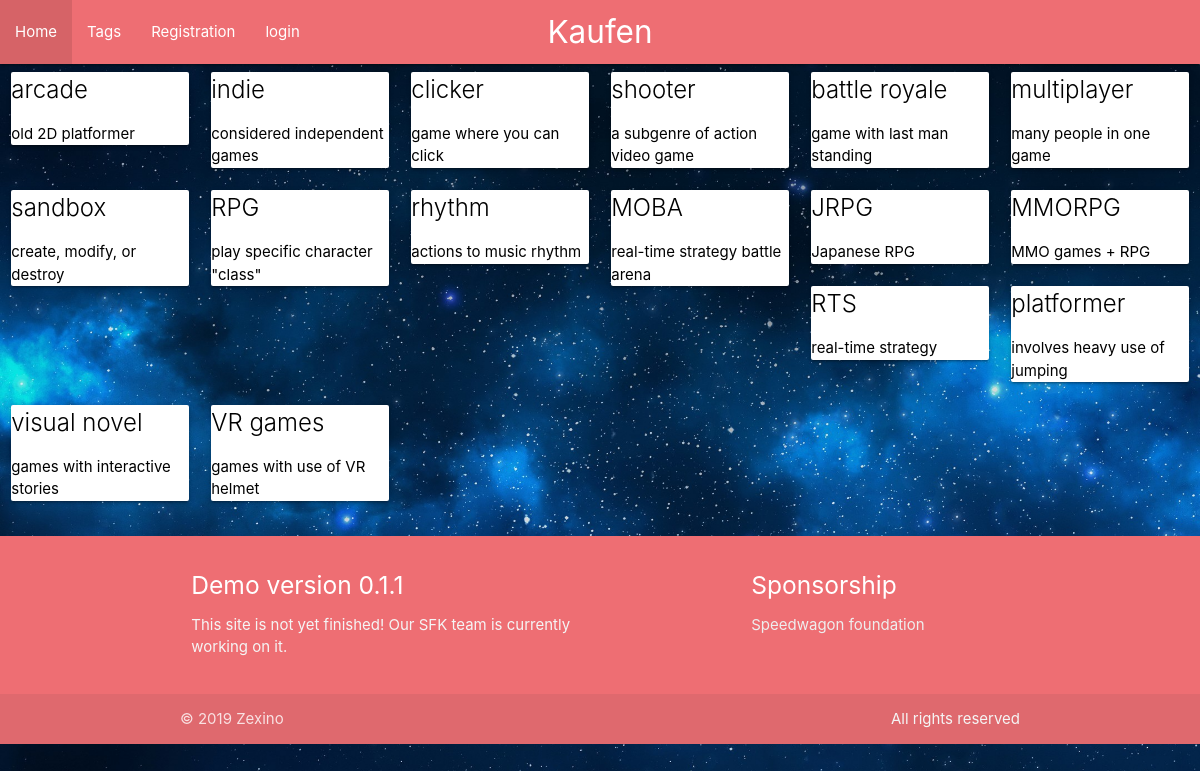
Page /categories/ on the committed database.
### Store/models.py (models this page shows, shortened)
class Categories(models.Model):
    category_name = models.CharField(max_length = 51, null = False)
    category_summury = models.CharField(max_length = 31, null = False)
    url_slug = models.CharField(max_length = 31, null = False, default="all")

### Store/views.py (the view)
# urls.py: path("categories/", views.show_categories),
def show_categories(request):
	return render(request, "store/categories.html",{'cat': Categories.objects.all})

### Store/templates/store/categories.html
{% extends "store/head.html"%}
{% block content %}
<div class = "row">
	{% for c in cat %}
	<div class = "col s12 l2">
		<a href = "/{{c.url_slug}}" style = "color : #000000">
		<div class = "card hoverable">
			<div class = "card_content">
				<div class = "card-title">
					{{c.category_name}}
				</div>
				<p>{{c.category_summury}}</p>
			</div>
		</div>
	</div>
	{% endfor %}
</div>
{% endblock %}

### rows in the picture
Categories: category_name "arcade", category_summury "old 2D platformer"
Categories: category_name "indie", category_summury "considered independent games"
Categories: category_name "clicker", category_summury "game where you can click"
Categories: category_name "shooter", category_summury "a subgenre of action video game"
Categories: category_name "battle royale", category_summury "game with last man standing"
Categories: category_name "multiplayer", category_summury "many people in one game"
Categories: category_name "sandbox", category_summury "create, modify, or destroy"
Categories: category_name "RPG", category_summury "play specific character \"class\""
Categories: category_name "rhythm", category_summury "actions to music rhythm"
Categories: category_name "MOBA", category_summury "real-time strategy battle arena"
Categories: category_name "JRPG", category_summury "Japanese RPG"
Categories: category_name "MMORPG", category_summury "MMO games + RPG"
Categories: category_name "RTS", category_summury "real-time strategy"
Categories: category_name "platformer", category_summury "involves heavy use of jumping"
Categories: category_name "visual novel", category_summury "games with interactive stories"
Categories: category_name "VR games", category_summury "games with use of VR helmet"
